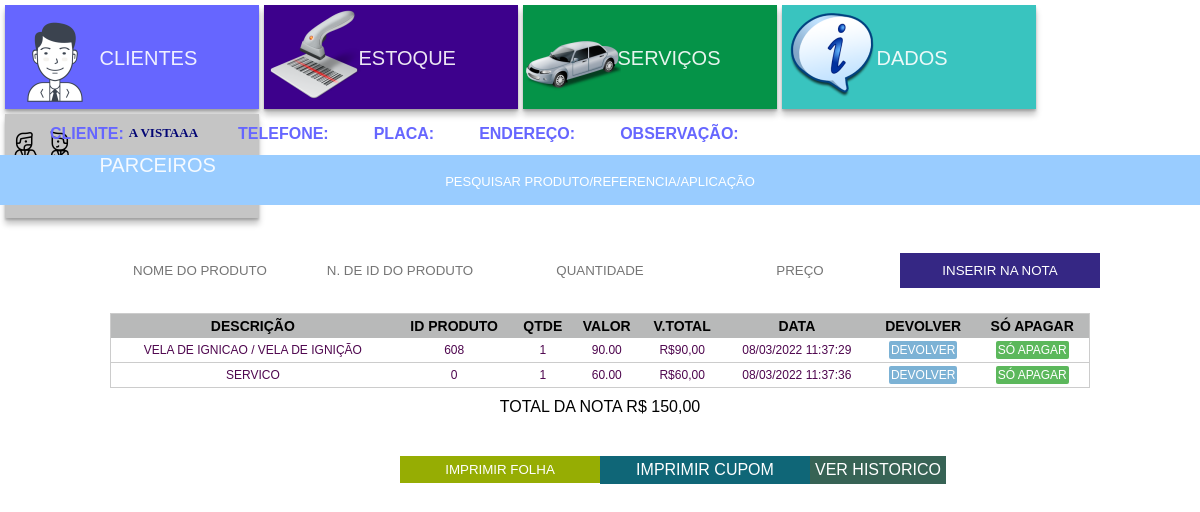
/clientes/ver?ver=392 (signed in), run on the app's committed database.
### tables this page shows
CREATE TABLE `clientes` (
  `id` int(11) NOT NULL,
  `nome` varchar(200) NOT NULL,
  `telefone` varchar(200) NOT NULL,
  `cpf` varchar(200) NOT NULL,
  `endereco` varchar(300) NOT NULL,
  `placa` varchar(100) NOT NULL,
  `observacao` varchar(300) NOT NULL
);

CREATE TABLE `nota` (
  `id` int(11) NOT NULL,
  `id_cliente` int(11) NOT NULL,
  `id_produto` int(11) NOT NULL,
  `nome_produto` varchar(200) NOT NULL,
  `quantidade` float NOT NULL,
  `preco` float(15,2) NOT NULL,
  `data` datetime DEFAULT NULL,
  `valor_total` float NOT NULL
);

### base/controle.php (called while the page is built, shortened)
<?php
class controle{
    public function carregarModelo($visualNome, $visualDados = array()) {
        require 'visual/modelo.php';
    }
    public function carregarVisualNoModelo($visualNome, $visualDados = array()) {
        extract($visualDados);
        require 'visual/'.$visualNome.'.php';
    }
}

### base/Base.php (called while the page is built, shortened)
<?php
class  Base{
    public function rodar() {
        $url = '/';
        if(isset($_GET['url'])){
            $url .= $_GET['url'];
        }
        $parametros = array();
        if(!empty($url) && $url != '/'){
            $url = explode('/', $url);
            array_shift($url);
           array_shift($url);
           if(isset($url[0]) && !empty($url[0])){
               $atualAcao = $url[0];
           } else{
               $atualAcao = 'inicial';
           }
        } else{
            $atualControle = 'inicioControle';
            $atualAcao = 'inicial';
        }
      $controle = new $atualControle();
       call_user_func_array(array($controle, $atualAcao), $parametros);
    }
}

### index.php (called while the page is built, shortened)
<?php
$base = new Base();
$base->rodar();

### modelos/modelo.php (called while the page is built, shortened)
<?php
class Modelo{
    public function __construct() {
        global $banco;
        $this->banco = $banco;
    }
}

### modelos/Clientes.php (called while the page is built, shortened)
<?php
class clientes extends modelo {
    public function verNota($ver) {
        $sql = "SELECT nota.id, nota.data, nota.valor_total, nota.id_produto, nota.nome_produto, nota.quantidade, nota.preco, clientes.nome, clientes.telefone, clientes.placa, clientes.observacao,"
                . " clientes.endereco FROM clientes INNER JOIN nota ON clientes.id = nota.id_cliente WHERE '$ver' = nota.id_cliente ";
        $sql = $this->banco->query($sql);
        if ($sql->rowCount() > 0) {
            $sql = $sql->fetchAll();
            $dados = $sql;
            return $dados;
        }
    }
    public function somaGeral($ver){
        $sql = "SELECT SUM(valor_total) AS total_geral FROM nota WHERE id_cliente = $ver ";
        $sql = $this->banco->query($sql);
        if ($sql->rowCount() > 0) {
            $sql = $sql->fetch();
            $dados = $sql;
            return $dados;
        }
    }
}

### visual/ver.php (the view, shortened to what this page needs)
<div class="exibe_nome_clinte remover">
    <h1>  Cliente:    <p><?php echo " ". @$nota[0]['nome']; ?></p> </h1>
    <h1>  Telefone:   <p><?php echo @$nota[0]['telefone']; ?></p> </h1>
    <h1>  Placa:      <p><?php echo @$nota[0]['placa']; ?></p> </h1>
    <h1>  Endereço:   <p><?php echo @$nota[0]['endereco']; ?></p> </h1>
    <h1>  Observação: <p><?php echo @$nota[0]['observacao']; ?></p> </h1>
</div>
<br>
<div class="pesquisa_prod remover">
 <form method="POST" action="<?php echo URL_BASE ?>clientes/ver?ver=<?php echo $ver ?>">
     <input class="ip_pe" name="pesquisa1" placeholder="PESQUISAR PRODUTO/REFERENCIA/APLICAÇÃO">
 <input class="bt_pe" type="submit" value="Encontrar"><br>
 </form>
</div>
<div class="pesquisa_produto remover barra_de_rolagem">
    </div>
<br>
<div class="nota_cliente">
<?php if(empty($editar)){?>
<div class="inserir_produto">
<form method="POST" action="<?php echo URL_BASE ?>clientes/ver?ver=<?php echo $ver ?>">
    <input id="recebe_nome" name="nome_produto" type="text"  placeholder="NOME DO PRODUTO">
    <input id="recebe_id" name="id_produto" type="text"  placeholder="N. DE ID DO PRODUTO">
    <input type="text"  name="quantidade"  placeholder="QUANTIDADE">
    <input id="recebe_preco" type="text"  name="preco"  placeholder="PREÇO">
    <input class="bt_inserir_n" type="submit" value="INSERIR NA NOTA"><br>
</form>
     <br>
</div>
<?php } ?>
<br><br><br><br>
    </div>
<div class="nt_impressa">
    <div class="nt_corpo_ ">
        <table width="100%" >
            <thead>
             <tr>
                        <th>DESCRIÇÃO</th>
                        <th class="remover">ID PRODUTO</th>
                        <th>QTDE</th>
                        <th>VALOR</th>
                        <th>V.TOTAL</th>
                        <th>DATA</th>
                        <th class="remover">DEVOLVER</th>
                        <th class="remover">SÓ APAGAR</th>
             </tr>
        </thead>
        <?php if(isset($nota)){
            foreach($nota as $not):
         ?>
        <tbody>
            <tr align="center">
                <td><?php echo $not['nome_produto'] ?> </td>
                <td class="remover"><?php echo $not['id_produto'] ?> </td>
                <td> <?php echo $not['quantidade'] ?>  </td>
                <td>   <?php echo $not['preco'] ?>          </td>
                <td> <?php echo 'R$' . number_format($not['valor_total'], 2, ',', '.') ?> </td>
                <td> <?php echo date("d/m/Y H:i:s", strtotime($not['data'])); ?>  </td>
                <td ><a style="background:#7CB2D5; border-radius:2px; color:#fff;" href="<?php echo URL_BASE; ?>clientes/ver?ver=<?php echo $ver ?>&editar=<?php echo $not['id'] ?>">DEVOLVER</a></td>
                <td> <a style="background-color: #5CB85C; border-radius:2px; color:#fff;"  href="<?php echo URL_BASE; ?>clientes/ver?ver=<?php echo $ver ?>&excluir=<?php echo $not['id'] ?>">SÓ APAGAR</a></td>
            </tr>
        </tbody>
        <?php endforeach; } ?>
</table>
        <div class="total_geral n_meio">
             <?php  echo "TOTAL DA NOTA ".' R$ ' . number_format($soma_geral['total_geral'], 2, ',', '.') ?>
    </div>
        </div>
</div>
<input class="remover bt_imprimir" type="button" value="IMPRIMIR FOLHA" onClick="window.print()"/>
<a class="remover bt_imp_cupom" href="<?php echo URL_BASE;?>cupom?ver=<?php echo $ver ?>">IMPRIMIR CUPOM</a>
<label class="remover bt_historico" for="toggle-1">
        VER HISTORICO
</label>

### midias/css/estilo.css (style rules this page uses)
body { overflow-x: hidden; }
* { font-family: arial; margin: 0; padding: 0; }
.bt_imprimir { margin-top: 40px; color:#fff; background-color: #96ad03; margin-left: 400px; padding: 5px; border: 1.5px solid #96ad03; width: 200px; float: left; cursor: pointer; }
.bt_historico { margin-top: 40px; background-color: #376355; color:#fff; }
.n_meio { text-align: center; margin-top: 10px; }
.bt_imp_cupom { margin-top: 40px; text-align: center; border:0; float: left; color:#fff; background-color: #0f6677; text-decoration: none; width: 200px; padding: 5px; }
table { border-collapse: collapse; }
.nota_cliente { height: 60px; }
.nota_cliente input { text-transform: uppercase; outline: none; border:0; text-align: center; width: 20%; padding: 10px; }
.exibe_nome_clinte { padding: 10px; height: 15px; text-transform: uppercase; float: left; font-size: 6px; color:rgb(0, 0, 0); }
.exibe_nome_clinte h1 { margin-left: 40px; float: left; height: 50px; font-size: 16px; color: #6666FF; }
.exibe_nome_clinte p { margin-left: 5px; font-family: cursive; font-size: 13px; float: right; color: #020574; }
.nt_corpo_ { margin: 0 auto; width: 980px; }
.nt_corpo_ th { background-color: #b8b9b9; padding:4px; font-size: 14px; margin-bottom: 10px; }
.nt_corpo_ table { border: 1px solid #ccc; }
.nt_corpo_ td { padding: 5px; background-color: #ffffff; color:#4f074f; border-bottom: 1px solid #ccc; }
.nt_corpo td, .nt_corpo_ td { text-transform:uppercase; font-size: 12px; }
.nt_corpo td a , .nt_corpo_ td a { text-decoration: none; font-size: 12px; background-color: #999; padding: 2px; text-transform: capitalize; color:#fff; }
label { -webkit-appearance: push-button; -moz-appearance: button; display: inline-block; cursor: pointer; padding: 5px; }
.pesquisa_prod { margin-bottom: 35px; border:0; float: left; width: 100%; height: 50px; }
.pesquisa_prod input { float: left; text-align: center; font-size: 18px; outline: none; margin-bottom: 25px; margin-top: 5px; height: 50px; }
.ip_pe { margin-top: 15px; margin-bottom: 15px; width: 100%; border:0px solid #3D018C; border-left: none; border-right: none; text-transform: uppercase; background-color: #99ccff; color:#5a076b; }
.inserir_produto { border: 0px solid #840b0b; height: 35px; width: 1000px; margin: auto; }
.bt_inserir_n { color:#fff; background-color: #352784; }
.inserir_produto input { float: left; width: 200px; }
.pesquisa_produto { width: 1200px; margin: 0 auto; margin-top: 20px; }

### data on the page
clientes: nome "A VISTAAA"
nota: nome_produto "VELA DE IGNICAO / VELA DE IGNIÇÃO", id_produto "608", quantidade "1", preco "90.00", valor_total "90,00", data "08/03/2022 11:37:29"
nota: nome_produto "SERVICO", id_produto "0", quantidade "1", preco "60.00", valor_total "60,00", data "08/03/2022 11:37:36"

### other printed values
$soma_geral['total_geral'] "150,00"
